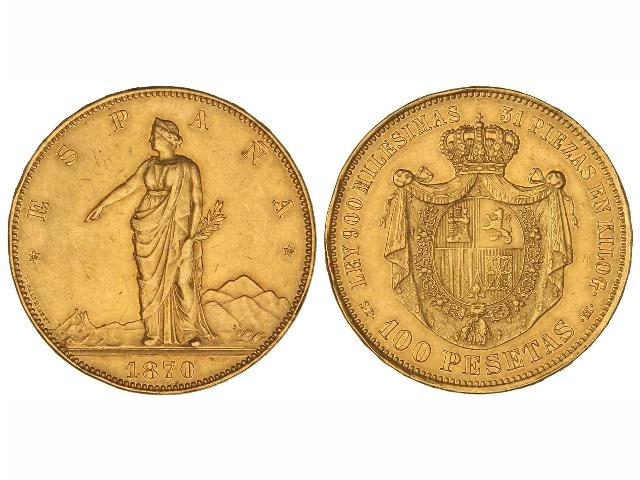
%> input picture BLOQUE1/im10.jpg, 640 x 480 px
$ octave practica_2.m   (GNU Octave 9; MATLAB toolbox functions it lacks are replaced by stand-ins)
%> lines starting %> are read from the running program, lines starting %| are printed output that depends on the picture; in (x1, y1, x2, y2) boxes, pixels count from 0 and x2, y2 are one past the last pixel; in counts of white or black regions, pixels touching at a corner belong together; the program's own positions count from 1
% Practica 2 : Procesado de imágenes en color

% Trabajando con RGB
% I = im2double(imread("im22.jpg"));
%
% R=I(:,:,1);
% G=I(:,:,2);
% B=I(:,:,3);
%
% whos("I")
% % imfinfo("im22.jpg")
%
% impixel(I)

% %Abrir un fichero con extension jpg
%filename = uigetfile('*.jpg')

%%%%%%%%%%%%%%%%%%%%%%%%%%%%%
% Fichero
%%%%%%%%%%%%%%%%%%%%%%%%%%%%%


%%%%%%%%%%%%%%%%%%%%%%%%%%%%%
% RGB
%%%%%%%%%%%%%%%%%%%%%%%%%%%%%
% [12 lines of commented-out code are left out]


%%%%%%%%%%%%%%%%%%%%%%%%%%%%%
% HSV
%%%%%%%%%%%%%%%%%%%%%%%%%%%%%
% [13 lines of commented-out code are left out]

%%%%%%%%%%%%%%%%%%%%%%%%%%%%%
% YUV
%%%%%%%%%%%%%%%%%%%%%%%%%%%%%
% [13 lines of commented-out code are left out]


%%%%%%%%%%%%%%%%%%%%%%%%%%%%%%%%%%%%%%%%%%%%%%%%%%%%%%%%%%
% Seleccionar un color de la imagen y modificarla para
% que solo aparezca dicho color y el resto en escala de grises
%%%%%%%%%%%%%%%%%%%%%%%%%%%%%%%%%%%%%%%%%%%%%%%%%%%%%%%%%%
% [20 lines of commented-out code are left out]


%%%%%%%%%%%%%%%%%%%%%%%%%%%%%%%%%%%%%%%%%%%%%%%%%%%%%%%%%%%%%%%%%%%%%%
% Cargar una imagen en escala de grises (imágenes im1.jpg a im6.jpg)
%%%%%%%%%%%%%%%%%%%%%%%%%%%%%%%%%%%%%%%%%%%%%%%%%%%%%%%%%%%%%%%%%%%%%%

% [11 lines of commented-out code are left out]

%%%%%%%%%%%%%%%%%%%%%%%%%%%%%%%%%%%%%%%%%%%%%%%%%%%%%%%%%%%%%%%%%%%%%%
% Gris a Color con HSV
%%%%%%%%%%%%%%%%%%%%%%%%%%%%%%%%%%%%%%%%%%%%%%%%%%%%%%%%%%%%%%%%%%%%%%

% [20 lines of commented-out code are left out]

%%%%%%%%%%%%%%%%%%%%%%%%%%%%%%%%%%%%%%%%%%%%%%%%%%%%%%%%%%%%%%%%%%%%%%
% Diametro moneda
% Tamaño de la imagen aprox. 4800 mm2
%%%%%%%%%%%%%%%%%%%%%%%%%%%%%%%%%%%%%%%%%%%%%%%%%%%%%%%%%%%%%%%%%%%%%%

A = imread("im10.jpg");
%> A is the input picture: size 480x640x3 uint8; mean R, G, B 228.6, 205, 167.7
% Siempre en doubles
A = im2double(A);
%> A: size 480x640x3 double
G = rgb2gray(A);
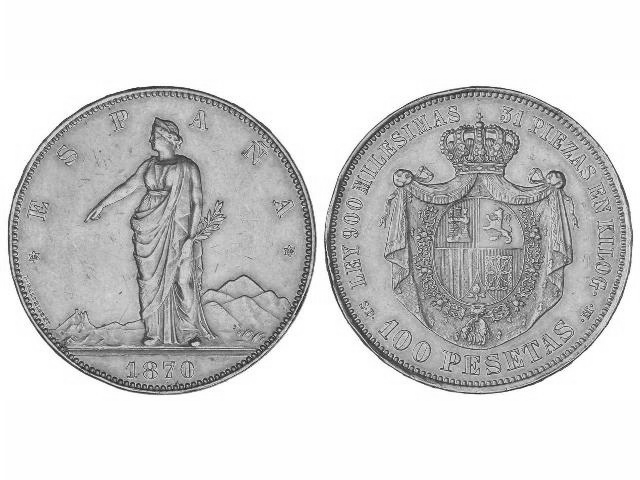
%> G: size 480x640 double; min 0.0724, max 1, mean 0.815
% Todo lo que no sea blanco (con cierto umbral)
L = (G < 0.9);
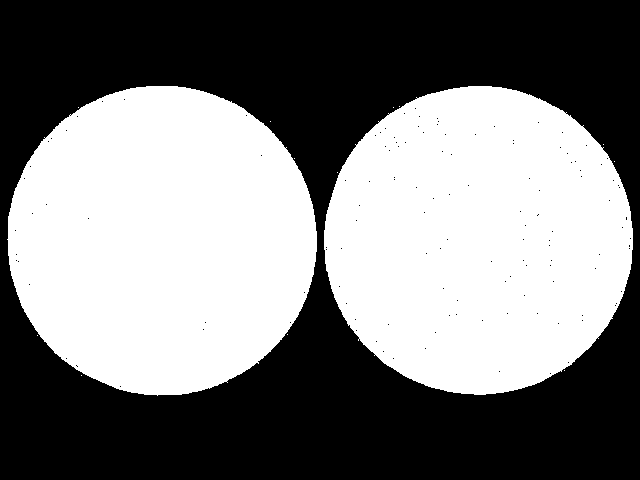
%> L: size 480x640 logical; 48.9% white; 14 white regions (12 under 20 px), largest, box (x1, y1, x2, y2) and area: (7, 86, 317, 396) 75342, (324, 86, 633, 395) 74820
% Podemos sumar todos los 1 (sum suma vectores, columna a columna)
% Por eso hacerlo dos veces...
pixelesMoneda = sum(sum(L));
%> pixelesMoneda = 150174

% Ahora quiero calcular el area
[rows, cols, z] = size(A);
%> rows = 480; cols = 640; z = 3
pixelesTotal = rows * cols;
%> pixelesTotal = 307200

% Regla de tres para sacar el area total (son dos caras por eso entre 2)
areaMoneda = pixelesMoneda / pixelesTotal * 4800 / 2;
%> areaMoneda = 1173.2

% Como sacar el diametro a partir del area
% d = 2*sqrt(A/pi)

% Diametro en mm
diametro = 2 * sqrt(areaMoneda/pi)
%> diametro = 38.65

$ run again, with BLOQUE1/im22.jpg copied over BLOQUE1/im10.jpg
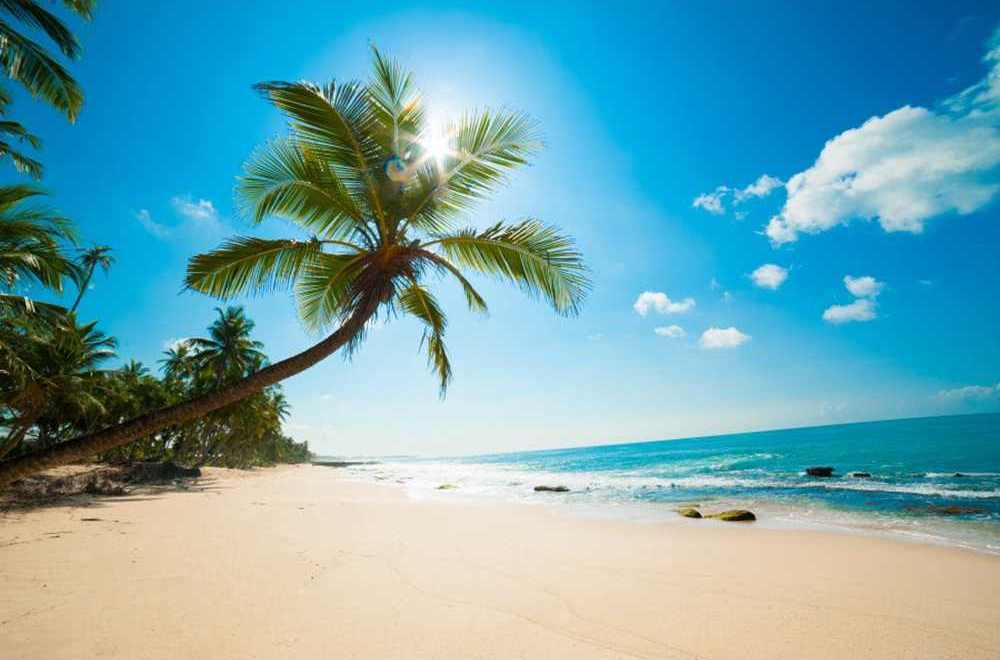
%> input picture BLOQUE1/im22.jpg, 1000 x 660 px
%> A is the input picture: size 660x1000x3 uint8; mean R, G, B 112.5, 166.5, 176.2
%> A: size 660x1000x3 double
%> `G = rgb2gray(A);`:
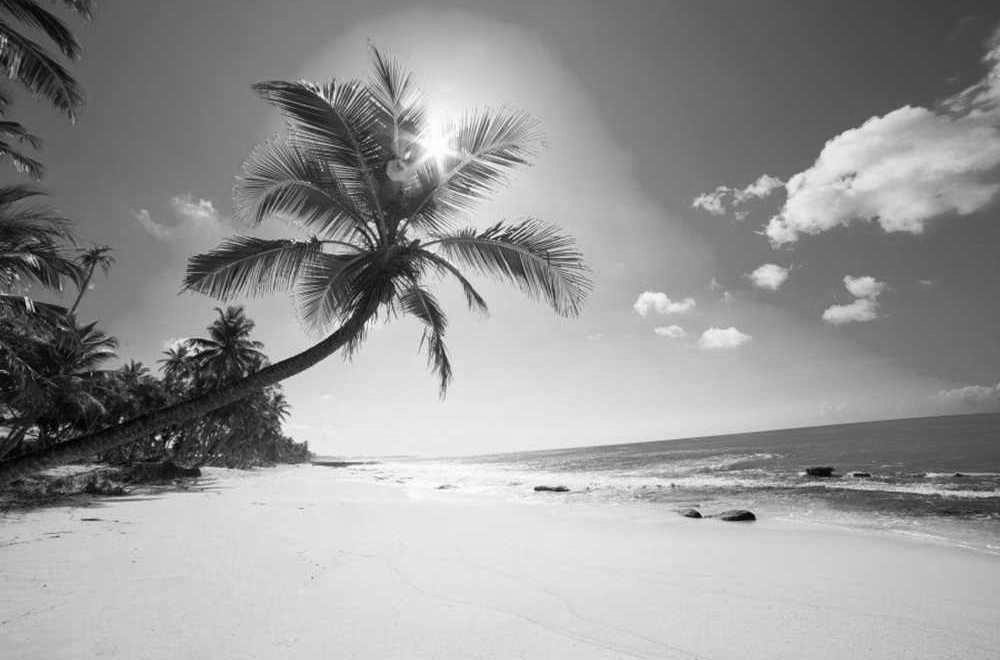
%> G: size 660x1000 double; min 0, max 1, mean 0.594
%> `L = (G < 0.9);`:
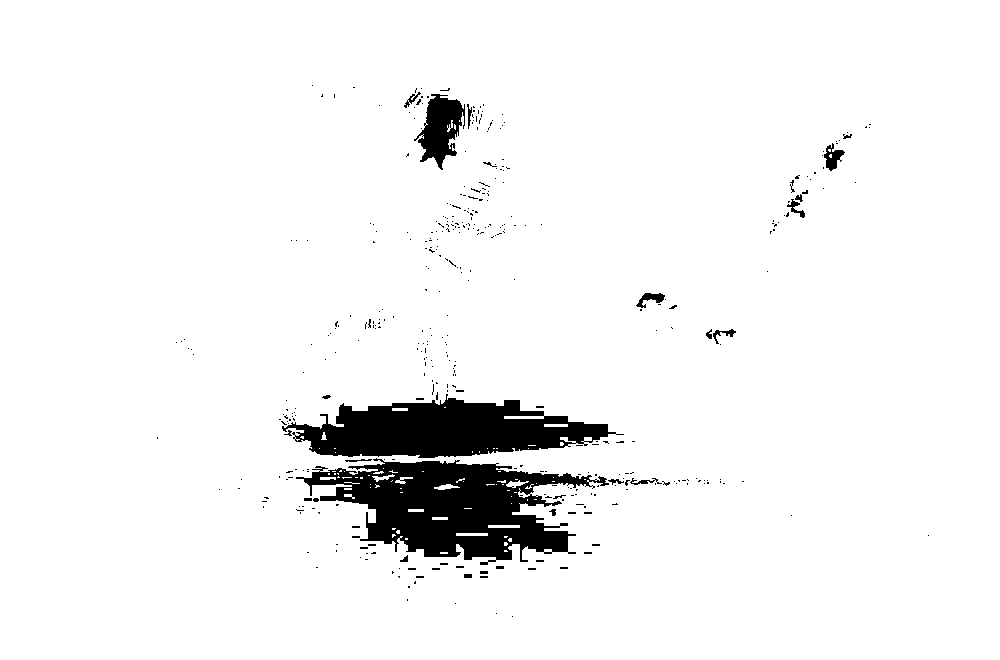
%> L: size 660x1000 logical; 94.9% white; 405 black regions (378 under 20 px), largest, box (x1, y1, x2, y2) and area: (296, 458, 609, 565) 16391, (282, 394, 624, 458) 12511, (414, 94, 465, 170) 2065
%> pixelesMoneda = 626275
%> areaMoneda = 2277.4
%> diametro = 53.85
